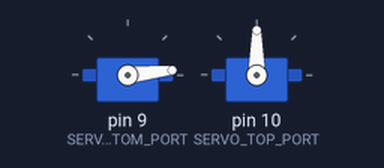
This sketch was run on a simulated Arduino Uno, built with avr-gcc and run on an emulated ATmega328P. Parts: 2 × servo.

Above: at 3.21 s.
At 10.8 s:
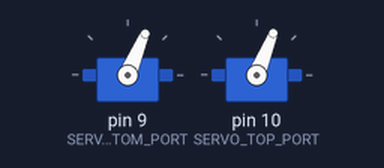
At 17.4 s:
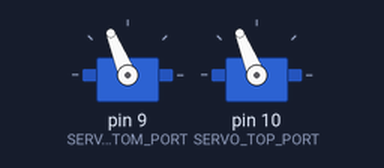
At 35.8 s:
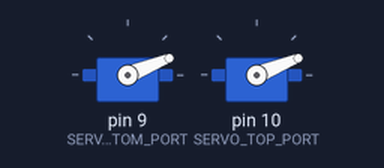
Timing chart, 0 to 40.0 s (numbered marks = the images above):
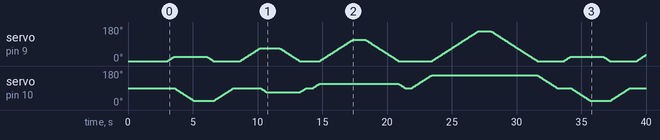

The sketch:

arduino_code.ino
```cpp
#include <Servo.h>

#define SERVO_BOTTOM_PORT 9
#define SERVO_TOP_PORT 10

Servo servo_bottom; //bottom
Servo servo_top; //top
int angle = 0;
double max = 270.0;
double one = (max/4);
double two = (max*2)/4;
double three = (max*3)/4;
double four = max;
double sec_one = one/2;
double sec_two = (one + two)/2;
double sec_three = (two + three)/2;
double sec_four = (three + four)/2;
double home_bottom = 0;
double home_top = max/2;

void setup() {
  Serial.begin(9600);
  servo_bottom.attach(SERVO_BOTTOM_PORT);
  servo_top.attach(SERVO_TOP_PORT);

  for (angle = home_bottom; angle <= 0; angle += 1) {
    servo_bottom.write(map(angle, 0, 270, 0, 180));
    delay(15);
  }

  for (angle = home_top; angle <= two; angle += 1) {
    servo_top.write(map(angle, 0, 270, 0, 180));
    delay(15);
  }
  delay(3000);

}
void angle_one(void){

  for (angle = home_bottom; angle <= sec_one; angle += 1) {
    servo_bottom.write(map(angle, 0, 270, 0, 180));
    delay(15);
  }
  delay(15);
  for (angle = home_top; angle >= sec_one; angle -= 1) {
    servo_top.write(map(angle, 0, 270, 0, 180));
    delay(15);
  }
  delay(1000);
  angle_home_1(sec_one);
}
void angle_two(void){

  for (angle = home_bottom; angle <= sec_two; angle += 1) {
    servo_bottom.write(map(angle, 0, 270, 0, 180));
    delay(15);
  }
  delay(15);
  for (angle = home_top; angle >= sec_two; angle -= 1) {
    servo_top.write(map(angle, 0, 270, 0, 180));
    delay(15);
  }
  delay(1000);
  angle_home_1(sec_two);
}
void angle_three(void){

  for (angle = home_top; angle <= sec_three; angle += 1) {
    servo_top.write(map(angle, 0, 270, 0, 180));
    delay(15);
  }
  delay(15);
  for (angle = home_bottom; angle <= sec_three; angle += 1) {
    servo_bottom.write(map(angle, 0, 270, 0, 180));
    delay(15);
  }
  delay(1000);
  angle_home_2(sec_three);
}
void angle_four(void){

for (angle = home_top; angle <= sec_four; angle += 1) {
    servo_top.write(map(angle, 0, 270, 0, 180));
    delay(15);
  }
  delay(15);
  for (angle = home_bottom; angle <= sec_four; angle += 1) {
    servo_bottom.write(map(angle, 0, 270, 0, 180));
    delay(15);
  }
  delay(1000);
  angle_home_2(sec_four);
}
void angle_home_2(int start){

  for (angle = start; angle > home_bottom; angle -= 1) {
    servo_bottom.write(map(angle, 0, 270, 0, 180));
    delay(15);
  }
  for (angle = start; angle > home_top; angle -= 1) {
    servo_top.write(map(angle, 0, 270, 0, 180));
    delay(15);
  }
}

void angle_home_1(int start){

  for (angle = start; angle > home_bottom; angle -= 1) {
    servo_bottom.write(map(angle, 0, 270, 0, 180));
    delay(15);
  }
  for (angle = start; angle < home_top; angle += 1) {
    servo_top.write(map(angle, 0, 270, 0, 180));
    delay(15);
  }

}

void loop() {
 // if (Serial.available()) {  // Check if there's data from Python
  //  String input = Serial.readStringUntil('\n');  // Read the input string
  //  input.trim();

  //  int in = input.substring(0).toInt();
  //  if (in == 1){
	//	angle_one();
   //   	Serial.println("hole moved to " + String(sec_one));
  //  }else if (in == 2){
	//	angle_two();
   //   	Serial.println("hole moved to " + String(sec_two));
   // }else if (in == 3){
	//	angle_three();
   //   Serial.println("hole moved to " + String(sec_three));
   // }else if (in == 4){
	//	angle_four();
   //   	Serial.println("hole moved to " + String(sec_four));
   // }

 // }
  angle_one();
  delay(500);
  angle_two();
  delay(500);
  angle_three();
  delay(500);
  angle_four();
  delay(500);
  // servo_top.write(map(270, 0, 270, 0, 180));
  // delay(15);
  // servo_bottom.write(map(272/2, 0, 270, 0, 180));
  // delay(2000);
  // servo_top.write(map(0, 0, 270, 0, 180));
  // delay(15);
  // servo_bottom.write(map(270, 0, 270, 0, 180));
  // delay(2000);

  //servo_top.write(map(270, 0, 270, 0, 180));
  //delay(15);
  //servo_bottom.write(map(270, 0, 270, 0, 180));
  //delay(10000);
}
```
